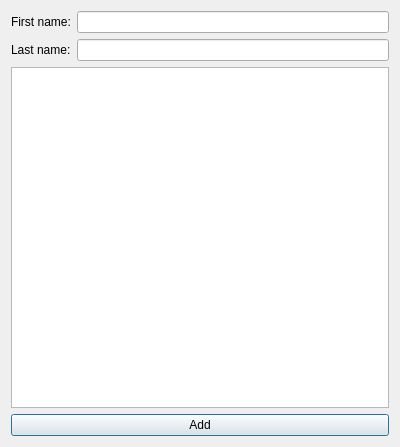
<?xml version="1.0" encoding="UTF-8"?>
<ui version="4.0">
 <class>AddStudentDialog</class>
 <widget class="QDialog" name="AddStudentDialog">
  <property name="geometry">
   <rect>
    <x>0</x>
    <y>0</y>
    <width>400</width>
    <height>447</height>
   </rect>
  </property>
  <property name="windowTitle">
   <string>Add student</string>
  </property>
  <layout class="QVBoxLayout" name="verticalLayout">
   <item>
    <layout class="QFormLayout" name="formLayout">
     <item row="0" column="0">
      <widget class="QLabel" name="label">
       <property name="text">
        <string>First name:</string>
       </property>
      </widget>
     </item>
     <item row="1" column="0">
      <widget class="QLabel" name="label_2">
       <property name="text">
        <string>Last name:</string>
       </property>
      </widget>
     </item>
     <item row="0" column="1">
      <widget class="QLineEdit" name="firstNameEdit"/>
     </item>
     <item row="1" column="1">
      <widget class="QLineEdit" name="lastNameEdit"/>
     </item>
    </layout>
   </item>
   <item>
    <widget class="QListWidget" name="applicationList"/>
   </item>
   <item>
    <widget class="QPushButton" name="addButton">
     <property name="text">
      <string>Add</string>
     </property>
    </widget>
   </item>
  </layout>
 </widget>
 <resources/>
 <connections/>
</ui>
